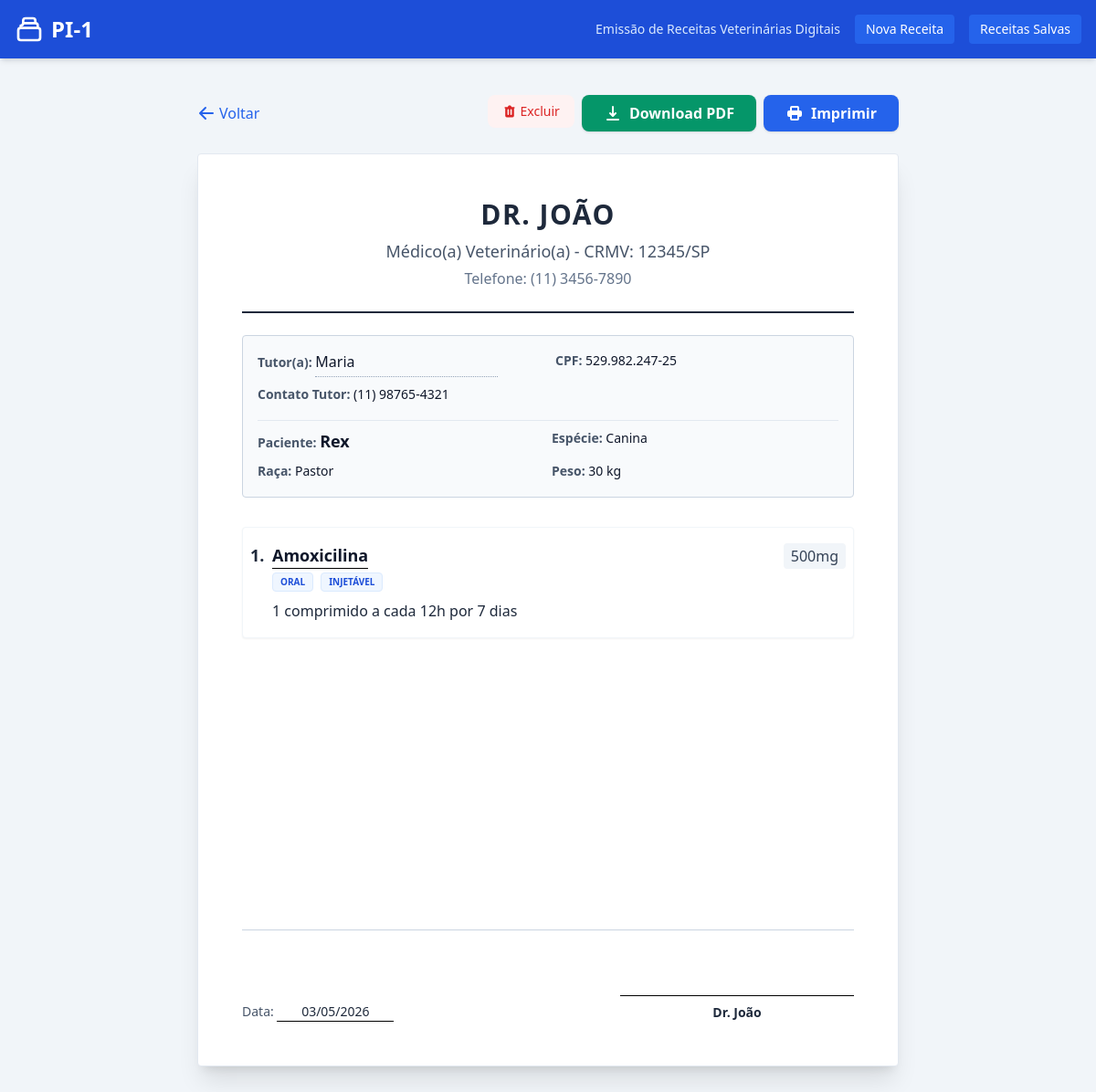
The app's page /receitas/1 with its own data.
### models.py (models this page shows)
class Receita(db.Model):
    __tablename__ = "receitas"
    id = db.Column(db.Integer, primary_key=True)
    data_emissao = db.Column(db.DateTime, default=lambda: datetime.now(timezone.utc))
    vet_nome = db.Column(db.String(200), nullable=False)
    vet_crmv = db.Column(db.String(50), nullable=False)
    vet_telefone = db.Column(db.String(30), default="")
    tutor_nome = db.Column(db.String(200), nullable=False)
    tutor_cpf = db.Column(db.String(20), nullable=False)
    tutor_telefone = db.Column(db.String(30), default="")
    paciente_nome = db.Column(db.String(100), nullable=False)
    paciente_especie = db.Column(db.String(50), default="")
    paciente_raca = db.Column(db.String(100), default="")
    paciente_peso = db.Column(db.String(20), default="")
    medicamentos = db.relationship(
        "Medicamento", backref="receita", cascade="all, delete-orphan", lazy=True
    )
    @property
    def data_formatada(self):
        return self.data_emissao.strftime("%d/%m/%Y")

class Medicamento(db.Model):
    __tablename__ = "medicamentos"
    id = db.Column(db.Integer, primary_key=True)
    receita_id = db.Column(db.Integer, db.ForeignKey("receitas.id"), nullable=False)
    nome = db.Column(db.String(200), nullable=False)
    concentracao = db.Column(db.String(200), default="")
    modo_uso = db.Column(db.String(200), default="")
    posologia = db.Column(db.Text, nullable=False)
    @property
    def modo_uso_lista(self):
        if not self.modo_uso:
            return []
        return [m.strip() for m in self.modo_uso.split(",") if m.strip()]

### app.py (the view)
@app.route("/receitas/<int:id>")
def ver_receita(id):
    receita = db.get_or_404(Receita, id)
    return render_template("receita.html", receita=receita)

### templates/receita.html (shortened to what this page needs)
{% extends "base.html" %}
{% block content %}
<div class="flex flex-col items-center">
    <div class="w-full max-w-3xl flex justify-between items-center mb-6 no-print">
        <a href="{{ url_for('listar_receitas') }}"
            class="text-blue-600 hover:text-blue-800 font-medium flex items-center gap-1 transition">
            <svg xmlns="http://www.w3.org/2000/svg" class="h-5 w-5" viewBox="0 0 20 20" fill="currentColor">
                <path fill-rule="evenodd" d="M9.707 16.707a1 1 0 01-1.414 0l-6-6a1 1 0 010-1.414l6-6a1 1 0 011.414 1.414L5.414 9H17a1 1 0 110 2H5.414l4.293 4.293a1 1 0 010 1.414z" clip-rule="evenodd"/>
            </svg>
            Voltar
        </a>
        <div class="flex gap-2">
            <form method="POST" action="{{ url_for('excluir_receita', id=receita.id) }}"
                onsubmit="return confirm('Tem certeza que deseja excluir esta receita?')">
                <button type="submit"
                    class="bg-red-50 hover:bg-red-100 text-red-600 font-medium py-2 px-4 rounded-lg transition text-sm flex items-center gap-1">
                    Excluir
                </button>
            </form>
            <button onclick="downloadPDF()"
                class="bg-emerald-600 hover:bg-emerald-700 text-white font-semibold py-2 px-6 rounded-lg shadow transition flex items-center gap-2">
                Download PDF
            </button>
            <button onclick="window.print()"
                class="bg-blue-600 hover:bg-blue-700 text-white font-semibold py-2 px-6 rounded-lg shadow transition flex items-center gap-2">
                <svg xmlns="http://www.w3.org/2000/svg" class="h-5 w-5" viewBox="0 0 20 20" fill="currentColor">
                    <path fill-rule="evenodd" d="M5 4v3H4a2 2 0 00-2 2v3a2 2 0 002 2h1v2a2 2 0 002 2h6a2 2 0 002-2v-2h1a2 2 0 002-2V9a2 2 0 00-2-2h-1V4a2 2 0 00-2-2H7a2 2 0 00-2 2zm8 0H7v3h6V4zm0 8H7v4h6v-4z" clip-rule="evenodd"/>
                </svg>
                Imprimir
            </button>
        </div>
    </div>
    <div class="print-area bg-white shadow-xl border border-slate-200 w-full max-w-3xl rounded min-h-[1000px] p-8 md:p-12 relative flex flex-col">
        <div class="text-center border-b-2 border-slate-800 pb-6 mb-6">
            <h2 class="text-3xl font-bold text-slate-800 uppercase tracking-wider mb-2">{{ receita.vet_nome }}</h2>
            <p class="text-lg text-slate-600 font-medium">Médico(a) Veterinário(a) - CRMV: {{ receita.vet_crmv }}</p>
            {% if receita.vet_telefone %}
            <p class="text-slate-500 mt-1">Telefone: {{ receita.vet_telefone }}</p>
            {% endif %}
        </div>
        <div class="bg-slate-50 border border-slate-300 p-4 rounded mb-8 text-slate-800 text-sm leading-relaxed">
            <div class="grid grid-cols-2 gap-y-2 gap-x-4">
                <div><strong class="text-slate-600">Tutor(a):</strong> <span class="font-medium text-base text-slate-900 border-b border-dotted border-slate-400 pb-1 min-w-[200px] inline-block">{{ receita.tutor_nome }}</span></div>
                <div><strong class="text-slate-600">CPF:</strong> <span class="font-medium text-slate-900">{{ receita.tutor_cpf }}</span></div>
                <div><strong class="text-slate-600">Contato Tutor:</strong> <span class="font-medium text-slate-900">{{ receita.tutor_telefone }}</span></div>
                <div class="col-span-2 mt-2 pt-2 border-t border-slate-200 grid grid-cols-2 gap-2">
                    <div><strong class="text-slate-600">Paciente:</strong> <span class="font-semibold text-lg text-slate-900">{{ receita.paciente_nome }}</span></div>
                    <div><strong class="text-slate-600">Espécie:</strong> <span class="font-medium text-slate-900">{{ receita.paciente_especie }}</span></div>
                    <div><strong class="text-slate-600">Raça:</strong> <span class="font-medium text-slate-900">{{ receita.paciente_raca }}</span></div>
                    <div><strong class="text-slate-600">Peso:</strong> <span class="font-medium text-slate-900">{% if receita.paciente_peso %}{{ receita.paciente_peso }} kg{% endif %}</span></div>
                </div>
            </div>
        </div>
        <div class="flex-grow">
            <div class="space-y-6 text-slate-800">
                {% for med in receita.medicamentos %}
                <div class="relative pl-8 pr-2 page-break-inside-avoid shadow-sm p-4 border border-slate-100 rounded bg-white print:border-none print:shadow-none print:p-0 print:pr-0 print:pl-6 print:mb-6">
                    <span class="absolute left-2 top-4 font-bold text-lg text-slate-800 print:top-0 print:left-0">{{ loop.index }}.</span>
                    <div class="flex justify-between items-baseline mb-1">
                        <h4 class="font-bold text-lg text-slate-900 border-b border-black inline-block">{{ med.nome }}</h4>
                        {% if med.concentracao %}
                        <span class="font-medium text-slate-700 bg-slate-100 px-2 py-0.5 rounded print:bg-transparent print:p-0 pl-2">{{ med.concentracao }}</span>
                        {% endif %}
                    </div>
                    {% if med.modo_uso_lista %}
                    <div class="flex flex-wrap gap-2 mt-1 mb-2">
                        {% for modo in med.modo_uso_lista %}
                        <span class="text-[10px] uppercase font-bold bg-blue-50 text-blue-700 px-2 py-0.5 rounded border border-blue-100 print:border-slate-300 print:text-slate-800 print:bg-transparent">{{ modo }}</span>
                        {% endfor %}
                    </div>
                    {% endif %}
                    <p class="text-slate-800 mt-2 whitespace-pre-wrap leading-relaxed print:text-justify">{{ med.posologia }}</p>
                </div>
                {% endfor %}
            </div>
        </div>
        <div class="mt-16 pt-8 border-t border-slate-300">
            <div class="flex justify-between items-end">
                <div class="text-sm text-slate-600">
                    Data: <span class="font-medium text-slate-800 border-b border-black w-32 inline-block text-center">{{ receita.data_formatada }}</span>
                </div>
                <div class="text-center w-64">
                    <div class="border-b border-black mb-2 h-10"></div>
                    <p class="font-bold text-slate-800 text-sm">{{ receita.vet_nome }}</p>
                </div>
            </div>
        </div>
    </div>
</div>
{% endblock %}

### templates/base.html (shortened to what this page needs)
<!DOCTYPE html>
<html lang="pt-BR">
<head>
    <script src="https://cdn.tailwindcss.com"></script>
</head>
<body class="bg-slate-100 text-slate-800 font-sans min-h-screen">
    <header class="bg-blue-700 text-white p-4 shadow-md no-print">
        <div class="container mx-auto max-w-7xl flex items-center justify-between">
            <a href="{{ url_for('index') }}" class="text-2xl font-bold flex items-center gap-2 hover:text-blue-100 transition">
                PI-1
            </a>
            <nav class="flex items-center gap-4">
                <p class="text-blue-100 text-sm hidden sm:block">Emissão de Receitas Veterinárias Digitais</p>
                <a href="{{ url_for('index') }}" class="text-sm bg-blue-600 hover:bg-blue-500 px-3 py-1.5 rounded transition">Nova Receita</a>
                <a href="{{ url_for('listar_receitas') }}" class="text-sm bg-blue-600 hover:bg-blue-500 px-3 py-1.5 rounded transition">Receitas Salvas</a>
            </nav>
        </div>
    </header>
    <main class="container mx-auto max-w-7xl p-4 my-6">
        {% block content %}{% endblock %}
    </main>
</body>
</html>

### records on screen
Receita: vet_nome "DR. JOÃO", vet_crmv "12345/SP", vet_telefone "(11) 3456-7890", tutor_nome "Maria", tutor_cpf "529.982.247-25", tutor_telefone "(11) 98765-4321", paciente_nome "Rex", paciente_especie "Canina", paciente_raca "Pastor", paciente_peso "30", data_formatada "03/05/2026", vet_nome "Dr. João"
Medicamento: nome "Amoxicilina", concentracao "500mg", modo_uso_lista "ORAL" "INJETÁVEL", posologia "1 comprimido a cada 12h por 7 dias"
